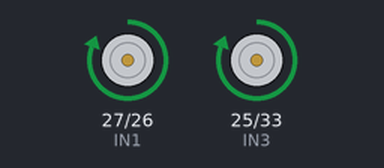
This sketch was run on a simulated ESP32. Parts: motor-driver pin pairs drawn as motors (green arrow = first pin HIGH = forward, orange = second pin HIGH = backward, longer = more drive, scaled by the enable pin). What the sketch prints to the serial monitor is not drawn.

Above: at 2.0 s.
At 5.0 s:
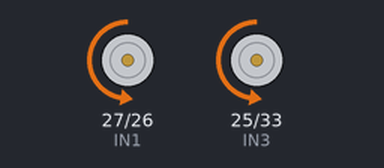
At 7.5 s:
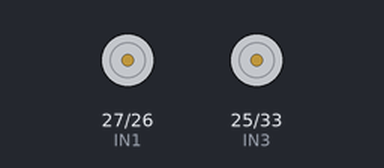
Timing chart, 0 to 11.4 s (numbered marks = the images above):
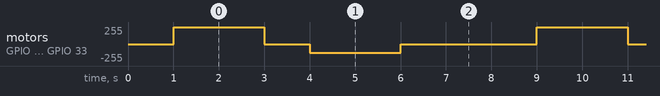

The sketch:

rc_car_main.ino
```cpp
// ============================================================
//  IEEE Helwan Robotics Competition — RC Race Car Firmware
//  Board  : ESP32 NodeMCU (DevKit)
//  Driver : L298N Dual H-Bridge Motor Driver
//  Motors : 4x DC Gear Motors (Left pair + Right pair)
// ============================================================
//
//  HOW PWM CONTROLS SPEED & TORQUE (Physical Explanation)
//  -------------------------------------------------------
//  PWM (Pulse Width Modulation) rapidly switches the motor
//  supply voltage ON and OFF at a fixed frequency (here 1 kHz).
//
//  • Duty Cycle 0%   (value   0) → Motor always OFF  → No torque, no speed
//  • Duty Cycle 50%  (value 128) → Motor ON half the time → ~Half speed & torque
//  • Duty Cycle 100% (value 255) → Motor always ON   → Max torque & max speed
//
//  The motor's inertia "averages" the pulses, so it spins
//  proportionally to the duty cycle. Higher duty = more average
//  voltage = more current = more electromagnetic torque = more RPM.
//
//  ⚠️  IMPORTANT — ESP32 vs Arduino:
//  The ESP32 does NOT support Arduino's analogWrite().
//  Instead it uses the LEDC (LED Control) peripheral which
//  provides hardware PWM channels. We use ledcWrite() here.
// ============================================================


// ------------------------------------------------------------
//  L298N — DIRECTION CONTROL PINS  (Digital: HIGH / LOW)
// ------------------------------------------------------------
//
//   Left  Motors (Channel A — ENA):  IN1 & IN2
//   Right Motors (Channel B — ENB):  IN3 & IN4
//
//   Truth Table for one channel:
//   ┌──────┬──────┬─────────────────────────┐
//   │  IN1 │  IN2 │  Result                 │
//   ├──────┼──────┼─────────────────────────┤
//   │ HIGH │  LOW │  Forward                │
//   │  LOW │ HIGH │  Backward               │
//   │  LOW │  LOW │  Brake (free-wheel)     │
//   │ HIGH │ HIGH │  Brake (short circuit)  │
//   └──────┴──────┴─────────────────────────┘

#define IN1  27   // Left  motors — forward signal
#define IN2  26   // Left  motors — backward signal
#define IN3  25   // Right motors — forward signal
#define IN4  33   // Right motors — backward signal


// ------------------------------------------------------------
//  L298N — SPEED CONTROL PINS  (PWM via LEDC)
// ------------------------------------------------------------
#define ENA  32   // Left  motors — PWM speed/torque control
#define ENB  14   // Right motors — PWM speed/torque control


// ------------------------------------------------------------
//  ESP32 LEDC (PWM) Configuration
// ------------------------------------------------------------
//  The ESP32 has 16 independent PWM channels (0–15).
//  We assign one channel per enable pin.
//
//  • Frequency : 1000 Hz  — smooth enough for DC motors
//  • Resolution: 8-bit    — duty cycle values from 0 to 255

#define PWM_FREQ       1000   // Hz
#define PWM_RESOLUTION    8   // bits  →  0–255 range
#define PWM_CHANNEL_A     0   // LEDC channel for ENA (Left)
#define PWM_CHANNEL_B     1   // LEDC channel for ENB (Right)


// ============================================================
//  SETUP
// ============================================================
void setup() {
  Serial.begin(115200);
  Serial.println("=== RC Race Car — IEEE Helwan ===");

  // --- Direction pins: standard digital outputs ---
  pinMode(IN1, OUTPUT);
  pinMode(IN2, OUTPUT);
  pinMode(IN3, OUTPUT);
  pinMode(IN4, OUTPUT);

  // --- Speed pins: attach to LEDC PWM channels ---
  // ledcSetup(channel, frequency, resolution_bits)
  ledcSetup(PWM_CHANNEL_A, PWM_FREQ, PWM_RESOLUTION);
  ledcSetup(PWM_CHANNEL_B, PWM_FREQ, PWM_RESOLUTION);

  // ledcAttachPin(gpio_pin, channel)
  ledcAttachPin(ENA, PWM_CHANNEL_A);
  ledcAttachPin(ENB, PWM_CHANNEL_B);

  // Start with car stopped
  stopCar();
  Serial.println("Setup complete. Starting test sequence...");
  delay(1000);
}


// ============================================================
//  MOVEMENT FUNCTIONS
// ============================================================

// ------------------------------------------------------------
//  setSpeed(speedA, speedB)
//  Internal helper — writes PWM duty cycle to both channels.
//  speed range: 0 (stop) → 255 (full power)
// ------------------------------------------------------------
void setSpeed(int speedA, int speedB) {
  // Clamp values to valid 8-bit range
  speedA = constrain(speedA, 0, 255);
  speedB = constrain(speedB, 0, 255);

  // ledcWrite(channel, duty_cycle_0_to_255)
  ledcWrite(PWM_CHANNEL_A, speedA);  // Left  motors
  ledcWrite(PWM_CHANNEL_B, speedB);  // Right motors
}


// ------------------------------------------------------------
//  moveForward(speed)
//  Both motor pairs spin in the FORWARD direction.
//  speed: 0–255
// ------------------------------------------------------------
void moveForward(int speed) {
  Serial.print(">> FORWARD  | Speed: ");
  Serial.println(speed);

  // Left motors — forward
  digitalWrite(IN1, HIGH);
  digitalWrite(IN2, LOW);

  // Right motors — forward
  digitalWrite(IN3, HIGH);
  digitalWrite(IN4, LOW);

  // Apply PWM speed (same for both sides = straight line)
  setSpeed(speed, speed);
}


// ------------------------------------------------------------
//  moveBackward(speed)
//  Both motor pairs spin in the REVERSE direction.
//  speed: 0–255
// ------------------------------------------------------------
void moveBackward(int speed) {
  Serial.print(">> BACKWARD | Speed: ");
  Serial.println(speed);

  // Left motors — backward
  digitalWrite(IN1, LOW);
  digitalWrite(IN2, HIGH);

  // Right motors — backward
  digitalWrite(IN3, LOW);
  digitalWrite(IN4, HIGH);

  setSpeed(speed, speed);
}


// ------------------------------------------------------------
//  turnRight(speed)
//  Tank-turn: LEFT motors forward, RIGHT motors backward.
//  This pivots the car clockwise around its center.
//  speed: 0–255
// ------------------------------------------------------------
void turnRight(int speed) {
  Serial.print(">> TURN RIGHT | Speed: ");
  Serial.println(speed);

  // Left motors — forward (push car to the right)
  digitalWrite(IN1, HIGH);
  digitalWrite(IN2, LOW);

  // Right motors — backward (pull car to the right)
  digitalWrite(IN3, LOW);
  digitalWrite(IN4, HIGH);

  setSpeed(speed, speed);
}


// ------------------------------------------------------------
//  turnLeft(speed)
//  Tank-turn: RIGHT motors forward, LEFT motors backward.
//  This pivots the car counter-clockwise around its center.
//  speed: 0–255
// ------------------------------------------------------------
void turnLeft(int speed) {
  Serial.print(">> TURN LEFT  | Speed: ");
  Serial.println(speed);

  // Left motors — backward
  digitalWrite(IN1, LOW);
  digitalWrite(IN2, HIGH);

  // Right motors — forward
  digitalWrite(IN3, HIGH);
  digitalWrite(IN4, LOW);

  setSpeed(speed, speed);
}


// ------------------------------------------------------------
//  stopCar()
//  Cuts power to all motors immediately (free-wheel stop).
//  Sets PWM to 0 — no voltage, no torque.
// ------------------------------------------------------------
void stopCar() {
  Serial.println(">> STOP");

  // Remove direction signals (free-wheel brake)
  digitalWrite(IN1, LOW);
  digitalWrite(IN2, LOW);
  digitalWrite(IN3, LOW);
  digitalWrite(IN4, LOW);

  // Cut PWM — 0% duty cycle = 0V average = no torque
  setSpeed(0, 0);
}


// ============================================================
//  MAIN LOOP — Test Sequence
// ============================================================
void loop() {

  // --- Step 1: Full speed forward for 2 seconds ---
  // Duty cycle 255 = 100% → Maximum voltage to motors
  // → Maximum torque and maximum RPM (fastest acceleration)
  moveForward(255);
  delay(2000);

  // --- Step 2: Stop for 1 second ---
  stopCar();
  delay(1000);

  // --- Step 3: Half speed backward for 2 seconds ---
  // Duty cycle 128 = ~50% → ~Half voltage to motors
  // → Reduced torque and ~half the max RPM
  moveBackward(128);
  delay(2000);

  // --- Step 4: Stop and pause before loop repeats ---
  stopCar();
  delay(3000);
}
```

Measured:
- by itself, motor on GPIO 27 (IN1) / GPIO 26 (IN2), motor on GPIO 25 (IN3) / GPIO 33 (IN4): repeats every 8.0 s: stopped 1.0 s, backward 128/255 2.0 s, stopped 3.0 s, forward 255/255 2.0 s
